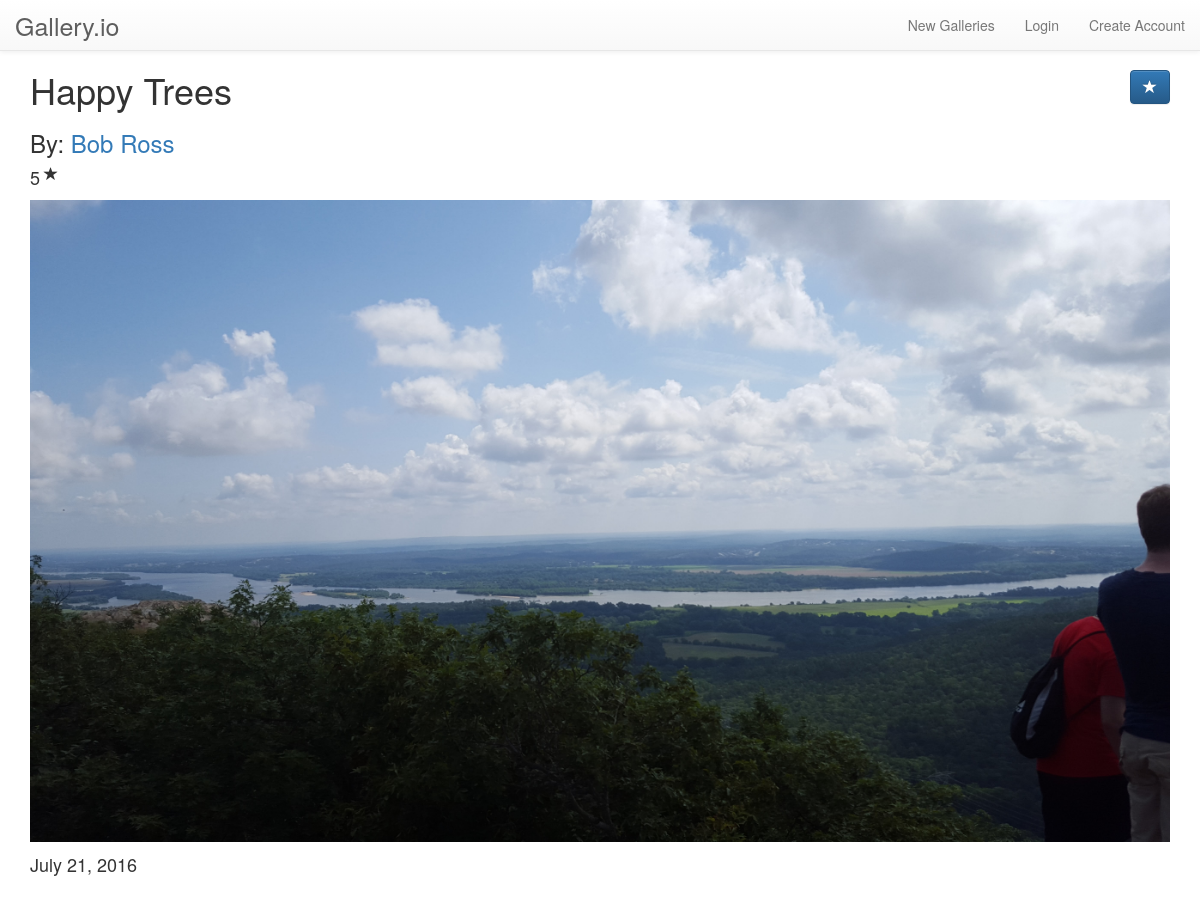
Page /art_piece/4/ on the earlier database version.
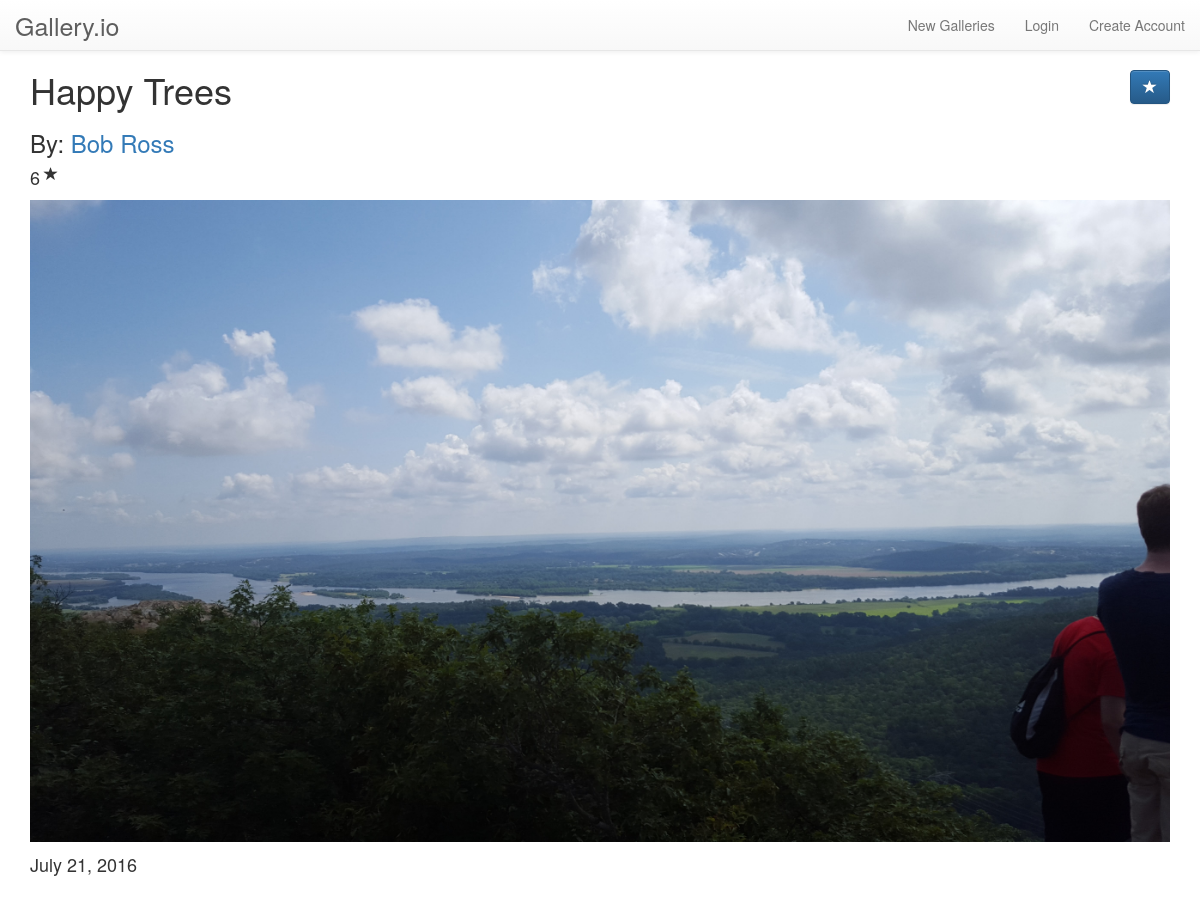
Same page on the later database version.
### showcase/models.py (models this page shows, shortened)
class ArtPiece(models.Model):
    title = models.CharField(max_length=200)
    pub_date = models.DateField('date published', default=timezone.now)
    image = models.ImageField()
    artist = models.CharField(max_length=100)
    gallery = models.ForeignKey('Gallery', on_delete=models.CASCADE)
    stars = models.IntegerField(default=0)
    description = models.TextField(max_length=1000, default='')

### showcase/views.py (the view)
# urls.py: url(r'^art_piece/(?P<art_id>[0-9]+)/$', views.art_piece, name='art'),
def art_piece(request, art_id):
    art_piece = get_object_or_404(ArtPiece, pk=art_id)
    context = {
        'image': art_piece,
        'title': art_piece.title,
    }
    return render(request, 'showcase/art.html', context)

### showcase/templates/showcase/art.html (shortened to what this page needs)
{% extends "showcase/base.html" %}
{% block content %}
  <h1 class="gallery-title">
    {{ image.title }}
    <form id="rate-form" action="{% url 'showcase:star_art' image.id %}" method="post" class="rate-form">
      <button type="submit" class="btn btn-primary pull-right" id="starBtn" value="star">
        <span class="glyphicon glyphicon-star" aria-hidden="true"></span>
      </button>
    </form>
  </h1>
  <h3>By: <a href="#">{{ image.artist }}</a></h3>
  <div class="gallery-rating">
      <h4>{{ image.stars }}</h4>
      <span class="glyphicon glyphicon-star" aria-hidden="true"></span>
  </div>
  <img src="{{ image.image.url }}" alt="{{ image.title }}" class="img-responsive"/>
  <p class="pub-date">{{ image.pub_date }}</p>
{% endblock content %}

Differences in the rows shown:
changed ArtPiece "Happy Trees": stars "5" → "6"
